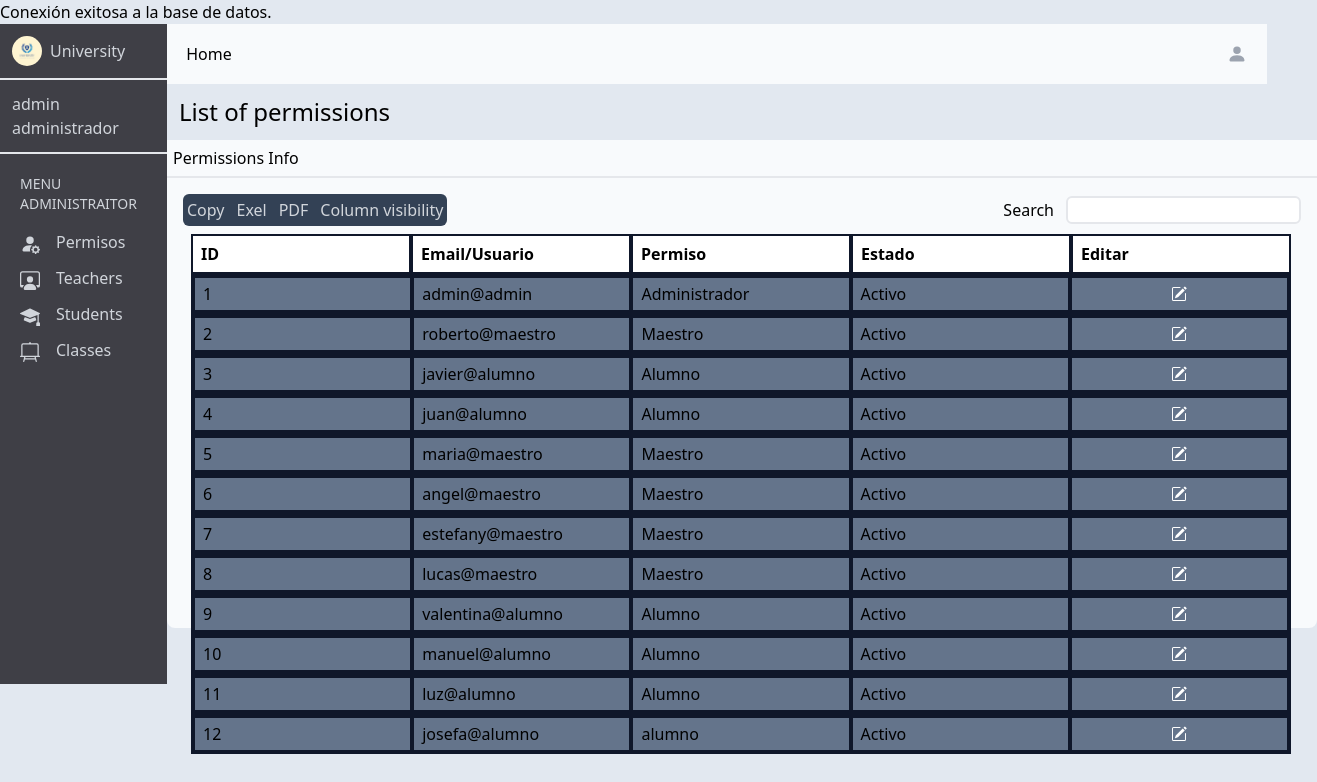
Page /adminperm.php (signed in) on the earlier database version.
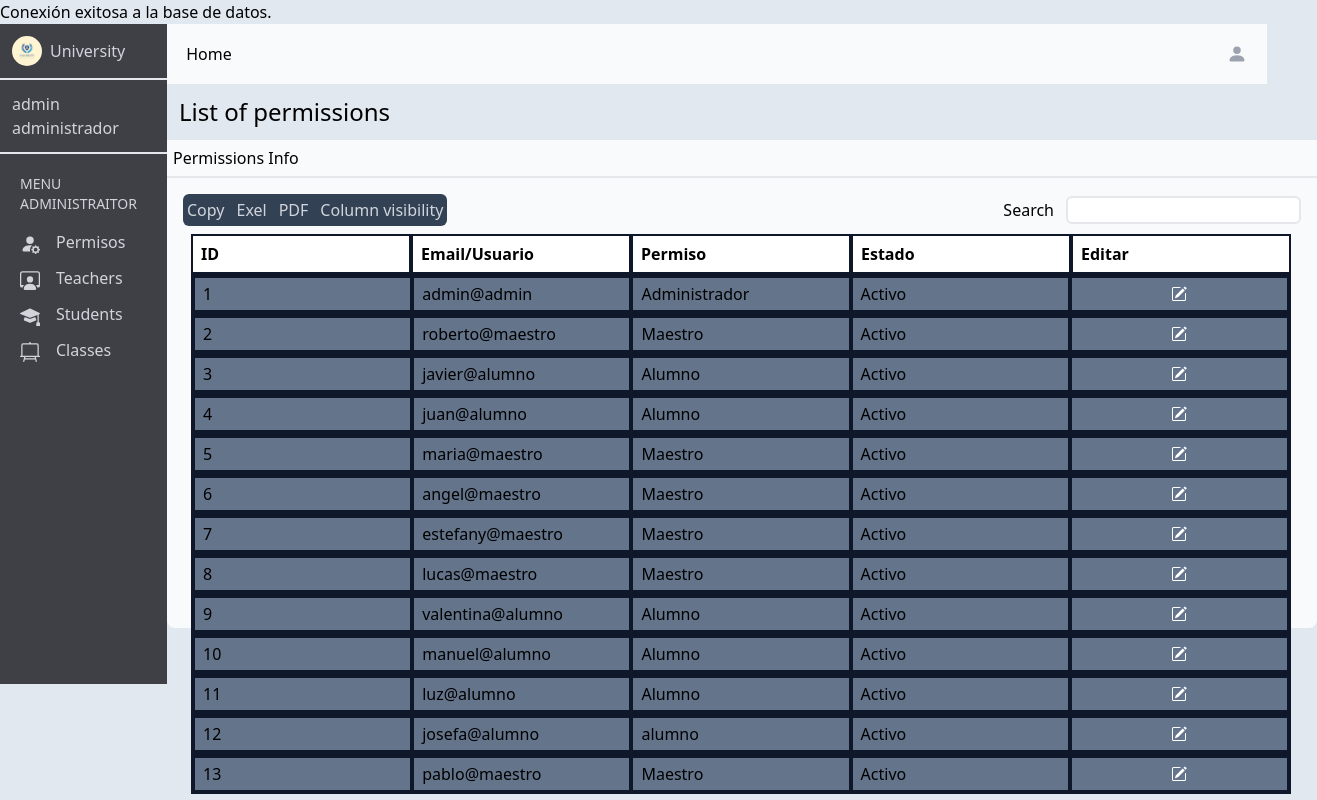
Same page on the later database version.
### tables this page shows
CREATE TABLE IF NOT EXISTS `administrador` (
  `id` int NOT NULL AUTO_INCREMENT,
  `dni` int NOT NULL,
  `nombre` varchar(100) NOT NULL,
  `usuario` varchar(250) NOT NULL,
  `contrasena` varchar(250) NOT NULL,
  `permiso` varchar(100) NOT NULL,
  `estado` varchar(100) NOT NULL,
  `direccion` varchar(250) NOT NULL,
  `nacimiento` date NOT NULL,
  `clase` varchar(100) NOT NULL,
  PRIMARY KEY (`id`),
  UNIQUE KEY `dni` (`dni`),
  UNIQUE KEY `usuario` (`usuario`(100)),
  KEY `dni_2` (`dni`)
);

### adminperm.php (the view, shortened to what the changed rows need)
<?php
require "connection.php";
$consulta = "SELECT * FROM administrador";
$resultado = mysqli_query($connection, $consulta);
?>
<!DOCTYPE html>
<html lang="en">
<head>
    <link href="/dist/output.css" rel="stylesheet">
</head>
<body class="bg-slate-200">
    <main class="h-screen flex">
        <div class="flex flex-col">
            <div>
                <div class="w-full h-custom-450 p-4 bg-slate-50 rounded-b-lg">
                    <div class="w-custom-1100 flex flex-col p-2">
                        <?php
                        $contador = 1;
                        while (($fila = mysqli_fetch_assoc($resultado))) {
                            echo "<div class='w-custom-1100 h-custom-40 flex bg-slate-500 border-2 border-slate-900'>";
                            echo "<div class='w-custom-220 border-2 border-slate-900 flex items-center p-2'>" . $contador . "</div>";
                            echo "<div class='w-custom-220 border-2 border-slate-900 flex items-center p-2'>" . $fila['usuario'] . "</div>";
                            echo "<div class='w-custom-220 border-2 border-slate-900 flex items-center p-2'>" . $fila['permiso'] . "</div>";
                            echo "<div class='w-custom-220 border-2 border-slate-900 flex items-center p-2'>" . $fila['estado'] . "</div>";
                            echo "<button class='w-custom-220 border-2 border-slate-900 flex justify-center items-center p-2' onclick='editper(" . $fila['dni'] . ", \"" . $fila['usuario'] . "\", \"" . $fila['estado'] . "\" )'>" . "<svg xmlns='http://www.w3.org/2000/svg width='16' height='16' fill='currentColor' class='bi bi-pencil-square text-white' viewBox='0 0 16 16'>" .
                                "<path d='M15.502 1.94a.5.5 0 0 1 0 .706L14.459 3.69l-2-2L13.502.646a.5.5 0 0 1 .707 0l1.293 1.293zm-1.75 2.456-2-2L4.939 9.21a.5.5 0 0 0-.121.196l-.805 2.414a.25.25 0 0 0 .316.316l2.414-.805a.5.5 0 0 0 .196-.12l6.813-6.814z'/>" . "
                                <path fill-rule='evenodd' d='M1 13.5A1.5 1.5 0 0 0 2.5 15h11a1.5 1.5 0 0 0 1.5-1.5v-6a.5.5 0 0 0-1 0v6a.5.5 0 0 1-.5.5h-11a.5.5 0 0 1-.5-.5v-11a.5.5 0 0 1 .5-.5H9a.5.5 0 0 0 0-1H2.5A1.5 1.5 0 0 0 1 2.5v11z'/>" .
                                "</svg>" . "</button>";
                            echo "</div>";
                            $contador++;
                        }
                        ?>
                    </div>
                </div>
            </div>
        </div>
    </main>
</body>
</html>

Differences in the rows shown:
added administrador: usuario "pablo@maestro", permiso "Maestro", estado "Activo"
